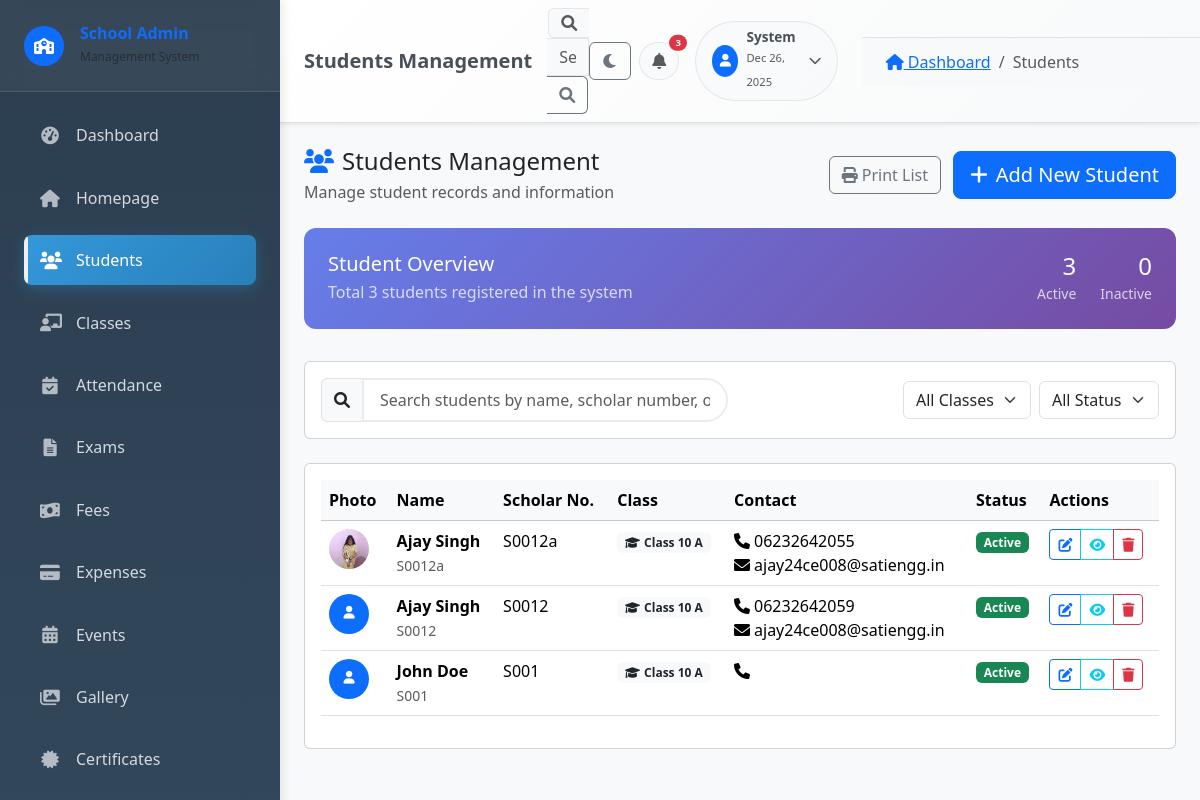
/admin/students (signed in), run on the app's committed database.
### tables this page shows
CREATE TABLE students (
    id INTEGER PRIMARY KEY AUTOINCREMENT,
    scholar_number TEXT UNIQUE,
    admission_number TEXT UNIQUE,
    admission_date DATE,
    first_name TEXT NOT NULL,
    middle_name TEXT,
    last_name TEXT NOT NULL,
    date_of_birth DATE,
    gender TEXT,
    caste_category TEXT,
    nationality TEXT DEFAULT 'Indian',
    religion TEXT,
    blood_group TEXT,
    village TEXT,
    address TEXT,
    permanent_address TEXT,
    mobile TEXT,
    email TEXT,
    aadhar_number TEXT,
    samagra_number TEXT,
    apaar_id TEXT,
    pan_number TEXT,
    previous_school TEXT,
    medical_conditions TEXT,
    photo TEXT,
    father_name TEXT,
    mother_name TEXT,
    guardian_name TEXT,
    guardian_contact TEXT,
    class_id INTEGER,
    roll_number INTEGER,
    is_active INTEGER DEFAULT 1,
    created_at DATETIME DEFAULT CURRENT_TIMESTAMP,
    updated_at DATETIME DEFAULT CURRENT_TIMESTAMP,
    FOREIGN KEY (class_id) REFERENCES classes(id)
);

CREATE TABLE classes (
    id INTEGER PRIMARY KEY AUTOINCREMENT,
    class_name TEXT NOT NULL,
    section TEXT,
    academic_year TEXT,
    is_active INTEGER DEFAULT 1,
    created_at DATETIME DEFAULT CURRENT_TIMESTAMP
);

### views/admin/students/index.php (the view, shortened to what the rows shown need)
<div class="d-flex justify-content-between align-items-center mb-4">
    <div>
        <h4 class="mb-1"><i class="fas fa-users text-primary me-2"></i>Students Management</h4>
        <p class="text-muted mb-0">Manage student records and information</p>
    </div>
    <div>
        <a href="/admin/students/print" target="_blank" class="btn btn-outline-secondary me-2">
            <i class="fas fa-print me-1"></i>Print List
        </a>
        <a href="/admin/students/create" class="btn btn-primary btn-lg">
            <i class="fas fa-plus me-2"></i>Add New Student
        </a>
    </div>
</div>
<div class="stats-summary">
    <div class="row align-items-center">
        <div class="col-md-8">
            <h5 class="mb-1">Student Overview</h5>
            <p class="mb-0 opacity-75" id="statsText">Total <?php echo count($students); ?> students registered in the system</p>
        </div>
        <div class="col-md-4 text-end">
            <div class="d-flex justify-content-end">
                <div class="me-4">
                    <div class="h4 mb-0" id="activeCount"><?php echo count(array_filter($students, fn($s) => $s['is_active'])); ?></div>
                    <small class="opacity-75">Active</small>
                </div>
                <div>
                    <div class="h4 mb-0" id="inactiveCount"><?php echo count(array_filter($students, fn($s) => !$s['is_active'])); ?></div>
                    <small class="opacity-75">Inactive</small>
                </div>
            </div>
        </div>
    </div>
</div>
<div class="card mb-4">
    <div class="card-body">
        <div class="row align-items-center">
            <div class="col-md-6">
                <div class="input-group">
                    <span class="input-group-text"><i class="fas fa-search"></i></span>
                    <input type="text" class="form-control search-input" id="searchInput" placeholder="Search students by name, scholar number, or class...">
                </div>
            </div>
            <div class="col-md-6">
                <div class="d-flex justify-content-end">
                    <select class="form-select me-2" id="classFilter" style="width: auto;">
                        <option value="">All Classes</option>
                    </select>
                    <select class="form-select" id="statusFilter" style="width: auto;">
                        <option value="">All Status</option>
                    </select>
                </div>
            </div>
        </div>
    </div>
</div>
<div class="card">
    <div class="card-body">
        <?php if (!empty($students)): ?>
            <div class="table-responsive">
                <table class="table table-hover" id="studentsTable">
                    <thead class="table-light">
                        <tr>
                            <th>Photo</th>
                            <th>Name</th>
                            <th>Scholar No.</th>
                            <th>Class</th>
                            <th>Contact</th>
                            <th>Status</th>
                            <th>Actions</th>
                        </tr>
                    </thead>
                    <tbody>
                        <?php foreach ($students as $student): ?>
                            <tr class="student-item"
                                data-name="<?php echo strtolower($student['first_name'] . ' ' . $student['last_name']); ?>"
                                data-scholar="<?php echo strtolower($student['scholar_number']); ?>"
                                data-class="<?php echo strtolower($student['class_name'] ?? ''); ?>"
                                data-status="<?php echo $student['is_active'] ? 'active' : 'inactive'; ?>">
                                <td>
                                    <?php if ($student['photo']): ?>
                                        <img src="/uploads/<?php echo $student['photo']; ?>" alt="Photo" class="rounded-circle" width="40" height="40" style="object-fit: cover;">
                                    <?php else: ?>
                                        <div class="bg-primary rounded-circle d-flex align-items-center justify-content-center" style="width: 40px; height: 40px;">
                                            <i class="fas fa-user text-white" style="font-size: 0.8rem;"></i>
                                        </div>
                                    <?php endif; ?>
                                </td>
                                <td>
                                    <div class="fw-semibold"><?php echo $student['first_name'] . ' ' . $student['last_name']; ?></div>
                                    <small class="text-muted"><?php echo $student['scholar_number']; ?></small>
                                </td>
                                <td><?php echo $student['scholar_number']; ?></td>
                                <td>
                                    <span class="badge bg-light text-dark">
                                        <i class="fas fa-graduation-cap me-1"></i><?php echo $student['class_name'] ? $student['class_name'] . ' ' . $student['section'] : 'No Class'; ?>
                                    </span>
                                </td>
                                <td>
                                    <div><i class="fas fa-phone me-1"></i><?php echo $student['mobile']; ?></div>
                                    <?php if ($student['email']): ?>
                                        <div><i class="fas fa-envelope me-1"></i><?php echo $student['email']; ?></div>
                                    <?php endif; ?>
                                </td>
                                <td>
                                    <span class="badge <?php echo $student['is_active'] ? 'bg-success' : 'bg-danger'; ?>">
                                        <?php echo $student['is_active'] ? 'Active' : 'Inactive'; ?>
                                    </span>
                                </td>
                                <td>
                                    <div class="btn-group" role="group">
                                        <a href="/admin/students/edit/<?php echo $student['id']; ?>" class="btn btn-sm btn-outline-primary" title="Edit">
                                            <i class="fas fa-edit"></i>
                                        </a>
                                        <button class="btn btn-sm btn-outline-info" title="View Details" onclick="viewStudent(<?php echo $student['id']; ?>)">
                                            <i class="fas fa-eye"></i>
                                        </button>
                                        <a href="/admin/students/delete/<?php echo $student['id']; ?>" class="btn btn-sm btn-outline-danger"
                                           onclick="return confirm('Are you sure you want to delete this student?')" title="Delete">
                                            <i class="fas fa-trash"></i>
                                        </a>
                                    </div>
                                </td>
                            </tr>
                        <?php endforeach; ?>
                    </tbody>
                </table>
            </div>
        <?php endif; ?>
    </div>
</div>
<?php
include dirname(__DIR__) . '/layout.php';
?>

### core/Router.php (shortened to what the rows shown need)
<?php
class Router {
    private $routes = [];
    private $basePath = '';
    public function __construct($basePath = '') {
        $this->basePath = $basePath;
    }
    private function addRoute($method, $path, $handler) {
        $path = $this->basePath . $path;
        $this->routes[$method][$path] = $handler;
    }
    public function dispatch() {
        $requestMethod = $_SERVER['REQUEST_METHOD'];
        $requestUri = parse_url($_SERVER['REQUEST_URI'], PHP_URL_PATH);
        $requestUri = rtrim($requestUri, '/');
        if (isset($this->routes[$requestMethod])) {
            foreach ($this->routes[$requestMethod] as $path => $handler) {
                $pattern = $this->convertToRegex($path);
                if (preg_match($pattern, $requestUri, $matches)) {
                    array_shift($matches);
                    $this->callHandler($handler, $matches);
                    return;
                }
            }
        }
    }
    private function convertToRegex($path) {
        $pattern = preg_replace('/\{(\w+)\}/', '(?P<$1>[^/]+)', $path);
        return '/^' . str_replace('/', '\/', $pattern) . '$/';
    }
    private function callHandler($handler, $params) {
        $positionalParams = array_filter($params, function($key) {
            return is_int($key);
        }, ARRAY_FILTER_USE_KEY);
        if (is_callable($handler)) {
            call_user_func_array($handler, $positionalParams);
        } elseif (is_string($handler)) {
            list($controller, $method) = explode('@', $handler);
            $controllerFile = CONTROLLERS_PATH . $controller . '.php';
            if (file_exists($controllerFile)) {
                $controllerInstance = new $controller();
                if (method_exists($controllerInstance, $method)) {
                    call_user_func_array([$controllerInstance, $method], $positionalParams);
                } else {
                    throw new Exception("Method {$method} not found in {$controller}");
                }
            } else {
                throw new Exception("Controller {$controller} not found");
            }
        }
    }
}

### data on the page
students: photo (picture), first_name "Ajay", last_name "Singh", scholar_number "S0012a", class.class_name "Class 10", class.section "A", mobile "06232642055", email "ajay24ce008@satiengg.in", is_active "Active"
students: first_name "Ajay", last_name "Singh", scholar_number "S0012", class.class_name "Class 10", class.section "A", mobile "06232642059", email "ajay24ce008@satiengg.in", is_active "Active"
students: first_name "John", last_name "Doe", scholar_number "S001", class.class_name "Class 10", class.section "A", is_active "Active"

### other printed values
count($students) "3"
count(array_filter($students, fn($s) => $s['is_active'])) "3"
count(array_filter($students, fn($s) => !$s['is_active'])) "0"
